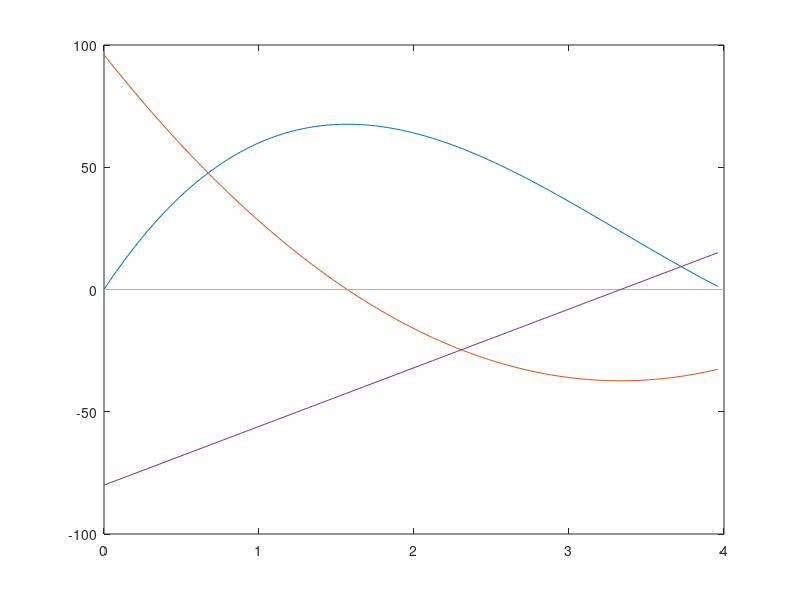

Here is the MATLAB script that generated this plot:
clc; clear; close all;
n = 100;
dx = 4/n;

for i = 1:n
    x(i) = (i-1)*dx;
    v(i) = (12-2*x(i))*(8-2*x(i))*x(i);
    Vp(i) = 12*x(i)*x(i)-80*x(i)+96;
    V2p(i) = 24*x(i)-80;
end
plot(x, v);
hold on;
plot(x,Vp);
hold on;
plot([0 4],[0,0])
hold on;
plot(x,V2p)
